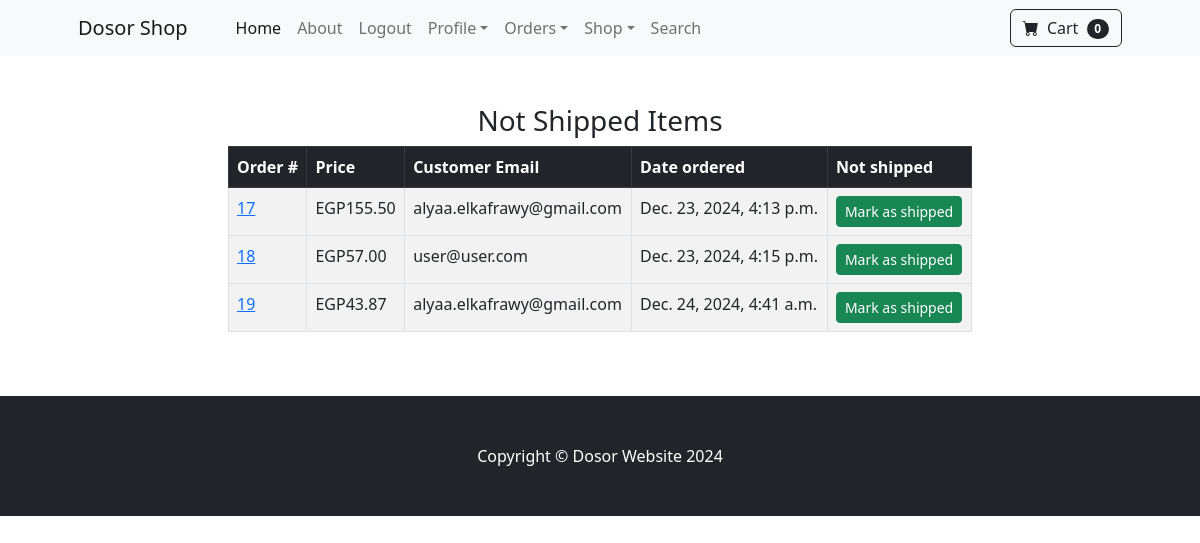
Page /payment/not_shipped_dash (signed in) on the committed database.
### payment/models.py (models this page shows, shortened)
class Order(models.Model):
	user = models.ForeignKey(User, on_delete=models.CASCADE, null=True, blank= True)
	full_name = models.CharField(max_length=255)
	email = models.EmailField(max_length=255)
	shipping_address= models.TextField(max_length=15000)
	amount_paid = models.DecimalField(max_digits=10, decimal_places=2)
	date_ordered = models.DateTimeField(auto_now_add=True)
	shipped = models.BooleanField(default=False)
	date_shipped = models.DateTimeField(blank=True, null=True)

### payment/views.py (the view, shortened to what this page needs)
# urls.py: path('not_shipped_dash', views.not_shipped_dash, name='not_shipped_dash'),
def not_shipped_dash(request):
	if request.user.is_authenticated and request.user.is_superuser:
		orders = Order.objects.filter(shipped=False)
		return render(request, "payment/not_shipped_dash.html", {"orders":orders})
	else:
		messages.success(request, 'Access denied')
		return redirect ('home')

### cart/cart.py (called while the page is built)
	def __len__(self):
		return len(self.cart)

### cart/context_processors.py (called while the page is built)
def cart (request):
	return {'cart': Cart(request)}

### payment/templates/payment/not_shipped_dash.html (shortened to what this page needs)
{% extends 'base.html' %}
{% block content %}
        <div class = 'container'>
            <div class='row'>
                <center>
                    <div class='col-8'>
                        <br><br>
                    <h3>Not Shipped Items</h3>
 <table class="table table-striped table-hover table-bordered">
  <thead class="table-dark">
    <tr>
      <th scope="col">Order #</th>
      <th scope="col">Price</th>
      <th scope="col">Customer Email</th>
      <th scope="col">Date ordered</th>
      <th scope="col">Not shipped</th>
    </tr>
  </thead>
  <tbody>
    {% for item in orders %}
    <tr>
      <td><a href="{% url 'orders' item.id%}">{{ item.id }}</a></td>
      <td>EGP{{ item.amount_paid }}</td>
      <td>{{ item.email }}</td>
      <td>{{ item.date_ordered }}</td>
      <td>
        <form method="POST">
            <button type="Submit" class="btn btn-success btn-sm">Mark as shipped</button>
        </form>
      </td>
    </tr>
    <tr>
    {% endfor %}
  </tbody>
</table>
                    <br><br>
                </div>
            </center>
        </div>
        </div>
{% endblock %}

### rows in the picture
Order: id "17", amount_paid "155.50", email "alyaa.elkafrawy@gmail.com", date_ordered "Dec. 23, 2024, 4:13 p.m."
Order: id "18", amount_paid "57.00", email "user@user.com", date_ordered "Dec. 23, 2024, 4:15 p.m."
Order: id "19", amount_paid "43.87", email "alyaa.elkafrawy@gmail.com", date_ordered "Dec. 24, 2024, 4:41 a.m."

### other values in the picture
{{ cart|length }} "0"
